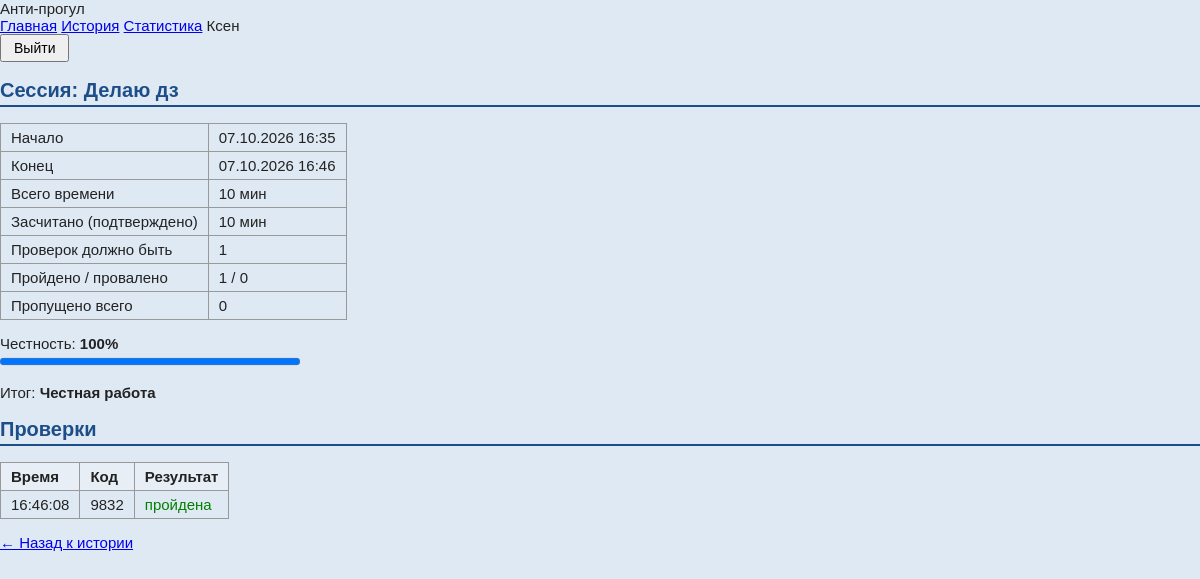
The app's page /history/1/ (signed in) with its own data.
### tracker/models.py (models this page shows, shortened)
class WorkSession(models.Model):
    user = models.ForeignKey(User, on_delete=models.CASCADE, verbose_name='Пользователь')
    task = models.CharField('Чем занимаюсь', max_length=200)
    start_time = models.DateTimeField('Начало', default=timezone.now)
    end_time = models.DateTimeField('Конец', null=True, blank=True)
    is_active = models.BooleanField('Идёт сейчас', default=True)
    class Meta:
        verbose_name = 'Рабочая сессия'
        verbose_name_plural = 'Рабочие сессии'
        ordering = ['-start_time']
    def duration_minutes(self):
        end = self.end_time if self.end_time else timezone.now()
        seconds = (end - self.start_time).total_seconds()
        return int(seconds // 60)
    def passed_checks(self):
        return self.checks.filter(passed=True).count()
    def failed_checks(self):
        return self.checks.filter(passed=False, answered_at__isnull=False).count()
    def expected_checks(self):
        return self.duration_minutes() // settings.CHECK_INTERVAL_MINUTES
    def missed_checks(self):
        missed = self.expected_checks() - self.passed_checks()
        if missed < 0:
            missed = 0
        return missed
    def honest_percent(self):
        expected = self.expected_checks()
        if expected == 0:
            return 100
        percent = self.passed_checks() * 100 // expected
        if percent > 100:
            percent = 100
        return percent
    def verified_minutes(self):
        return self.duration_minutes() * self.honest_percent() // 100
    def status(self):
        if self.is_active:
            return 'Идёт'
        percent = self.honest_percent()
        if percent == 100:
            return 'Честная работа'
        elif percent >= 50:
            return 'Есть пропуски'
        else:
            return 'Прогул'

class Check(models.Model):
    session = models.ForeignKey(WorkSession, on_delete=models.CASCADE,
                                related_name='checks', verbose_name='Сессия')
    code = models.CharField('Код', max_length=4)
    created_at = models.DateTimeField('Когда выдан', default=timezone.now)
    answered_at = models.DateTimeField('Когда ответил', null=True, blank=True)
    passed = models.BooleanField('Пройдена', default=False)
    class Meta:
        verbose_name = 'Проверка'
        verbose_name_plural = 'Проверки'
        ordering = ['created_at']

### tracker/views.py (the view)
# urls.py: path('history/<int:session_id>/', views.session_detail, name='session_detail'),
@login_required
def session_detail(request, session_id):
    session = get_object_or_404(WorkSession, id=session_id, user=request.user)
    checks = session.checks.all()
    return render(request, 'tracker/session_detail.html', {'session': session, 'checks': checks})

### tracker/templatetags/time_filters.py (called while the page is built)
@register.filter
def hours(minutes):
    minutes = int(minutes)
    h = minutes // 60
    m = minutes % 60
    if h == 0:
        return f'{m} мин'
    return f'{h} ч {m} мин'

### templates/tracker/session_detail.html (shortened to what this page needs)
{% extends 'base.html' %}
{% load time_filters %}
{% block content %}
<h2>Сессия: {{ session.task }}</h2>
<table>
    <tr>
        <td>Начало</td>
        <td>{{ session.start_time|date:"d.m.Y H:i" }}</td>
    </tr>
    <tr>
        <td>Конец</td>
        <td>
            {% if session.end_time %}
                {{ session.end_time|date:"d.m.Y H:i" }}
            {% else %}
                ещё идёт
            {% endif %}
        </td>
    </tr>
    <tr>
        <td>Всего времени</td>
        <td>{{ session.duration_minutes|hours }}</td>
    </tr>
    <tr>
        <td>Засчитано (подтверждено)</td>
        <td>{{ session.verified_minutes|hours }}</td>
    </tr>
    <tr>
        <td>Проверок должно быть</td>
        <td>{{ session.expected_checks }}</td>
    </tr>
    <tr>
        <td>Пройдено / провалено</td>
        <td>{{ session.passed_checks }} / {{ session.failed_checks }}</td>
    </tr>
    <tr>
        <td>Пропущено всего</td>
        <td>{{ session.missed_checks }}</td>
    </tr>
</table>
<p>Честность: <b>{{ session.honest_percent }}%</b><br>
   <progress value="{{ session.honest_percent }}" max="100"></progress></p>
<p>Итог: <b>{{ session.status }}</b></p>
<h2>Проверки</h2>
{% if checks %}
    <table>
        <tr>
            <th>Время</th>
            <th>Код</th>
            <th>Результат</th>
        </tr>
        {% for c in checks %}
            <tr>
                <td>{{ c.created_at|date:"H:i:s" }}</td>
                <td>{{ c.code }}</td>
                {% if c.passed %}
                    <td class="green">пройдена</td>
                {% elif c.answered_at %}
                    <td class="red">не пройдена</td>
                {% else %}
                    <td>ждёт ответа</td>
                {% endif %}
            </tr>
        {% endfor %}
    </table>
{% else %}
    <p>Проверок не было — сессия была слишком короткой.</p>
{% endif %}
<p><a href="{% url 'history' %}">&larr; Назад к истории</a></p>
{% endblock %}

### templates/base.html (shortened to what this page needs)
{% load static %}
<!DOCTYPE html>
<html lang="ru">
<head>
    <link rel="stylesheet" href="{% static 'style.css' %}">
</head>
<body>
    <header>
        <div class="logo">Анти-прогул</div>
        {% if user.is_authenticated %}
            <nav>
                <a href="{% url 'home' %}">Главная</a>
                <a href="{% url 'history' %}">История</a>
                <a href="{% url 'stats' %}">Статистика</a>
                <span class="username">{{ user.username }}</span>
                <form action="{% url 'logout' %}" method="post" class="inline">
                    <button type="submit" class="link-btn">Выйти</button>
                </form>
            </nav>
        {% endif %}
    </header>
    <main>
        {% block content %}{% endblock %}
    </main>
</body>
</html>

### static/style.css (style rules this page uses)
body { font-family: Verdana, Arial, sans-serif; font-size: 15px; background-color: #dfe9f3; color: #222; margin: 0; }
h2 { color: #1d4e89; font-size: 20px; border-bottom: 2px solid #1d4e89; padding-bottom: 3px; }
table { border-collapse: collapse; margin: 10px 0; }
td, th { border: 1px solid #999; padding: 5px 10px; text-align: left; }
th { background-color: #e8eef5; }
button { padding: 4px 12px; font-size: 14px; cursor: pointer; }
.green { color: green; }
progress { width: 300px; }

### records on screen
WorkSession: task "Делаю дз", start_time "07.10.2026 16:35", end_time "07.10.2026 16:46", duration_minutes|hours "10 мин", verified_minutes|hours "10 мин", expected_checks "1", passed_checks "1", failed_checks "0", missed_checks "0", honest_percent "100", status "Честная работа"
Check: created_at "16:46:08", code "9832", passed "пройдена"

### other values on screen
{{ user.username }} "Ксен"
